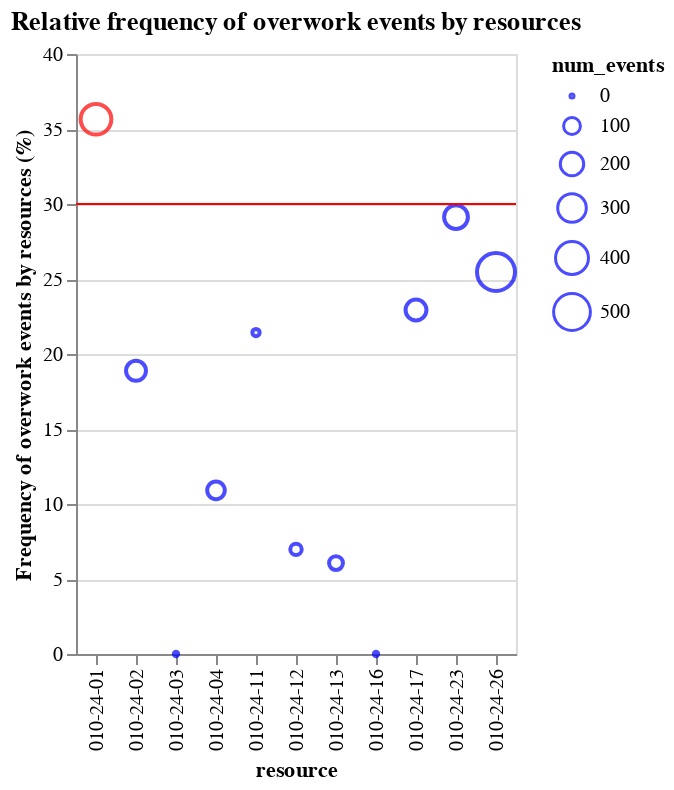

The notebook cell this image was saved under:
### Code cell
alt.layer(
    alt.Chart(
        data=df_gb_events, 
        title='Relative frequency of overwork events by resources'
    ).mark_point().encode(
        x=alt.X('resource:O'),
        y=alt.Y('freq_ow_events:Q').title(
            'Frequency of overwork events by resources (%)'
        ),
        color=alt.condition(
            alt.datum.is_identified,
            alt.value('red'), alt.value('blue')
        ),
        size=alt.Size('num_events:Q'),
        tooltip=['resource', 'num_events', 'num_ow_events', 'freq_ow_events']
    ),
    alt.Chart().mark_rule(color='red').encode(
        y=alt.Y(datum=threshold)
    )
)

### Figure 1 — Vega-Lite specification as saved in the notebook (floating-point values rounded to 4 significant figures)
{"config": {"view": {"continuousWidth": 300, "continuousHeight": 300}}, "layer": [{"data": {"name": "data-aeb1f97f6b4ef5894a6dbc55f1c98245"}, "mark": {"type": "point"}, "encoding": {"color": {"condition": {"test": "datum.is_identified", "value": "red"}, "value": "blue"}, "size": {"field": "num_events", "type": "quantitative"}, "tooltip": [{"field": "resource", "type": "nominal"}, {"field": "num_events", "type": "quantitative"}, {"field": "num_ow_events", "type": "quantitative"}, {"field": "freq_ow_events", "type": "quantitative"}], "x": {"field": "resource", "type": "ordinal"}, "y": {"field": "freq_ow_events", "title": "Frequency of overwork events by resources (%)", "type": "quantitative"}}, "title": "Relative frequency of overwork events by resources"}, {"data": {"name": "empty"}, "mark": {"type": "rule", "color": "red"}, "encoding": {"y": {"datum": 30}}}], "$schema": "https://vega.github.io/schema/vega-lite/v5.16.3.json", "datasets": {"data-aeb1f97f6b4ef5894a6dbc55f1c98245": [{"resource": "010-24-01", "num_ow_events": 123, "num_events": 345, "freq_ow_events": 35.65, "is_identified": true}, {"resource": "010-24-02", "num_ow_events": 27, "num_events": 143, "freq_ow_events": 18.88, "is_identified": false}, {"resource": "010-24-03", "num_ow_events": 0, "num_events": 1, "freq_ow_events": 0.0, "is_identified": false}, {"resource": "010-24-04", "num_ow_events": 12, "num_events": 110, "freq_ow_events": 10.91, "is_identified": false}, {"resource": "010-24-11", "num_ow_events": 3, "num_events": 14, "freq_ow_events": 21.43, "is_identified": false}, {"resource": "010-24-12", "num_ow_events": 3, "num_events": 43, "freq_ow_events": 6.977, "is_identified": false}, {"resource": "010-24-13", "num_ow_events": 4, "num_events": 66, "freq_ow_events": 6.061, "is_identified": false}, {"resource": "010-24-16", "num_ow_events": 0, "num_events": 1, "freq_ow_events": 0.0, "is_identified": false}, {"resource": "010-24-17", "num_ow_events": 36, "num_events": 157, "freq_ow_events": 22.93, "is_identified": false}, {"resource": "010-24-23", "num_ow_events": 60, "num_events": 206, "freq_ow_events": 29.13, "is_identified": false}, {"resource": "010-24-26", "num_ow_events": 136, "num_events": 534, "freq_ow_events": 25.47, "is_identified": false}], "empty": [{}]}}
